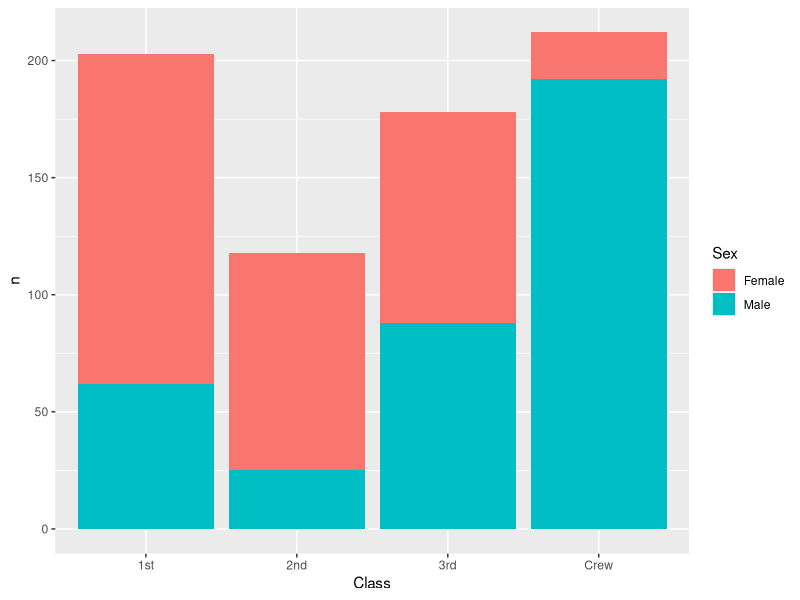
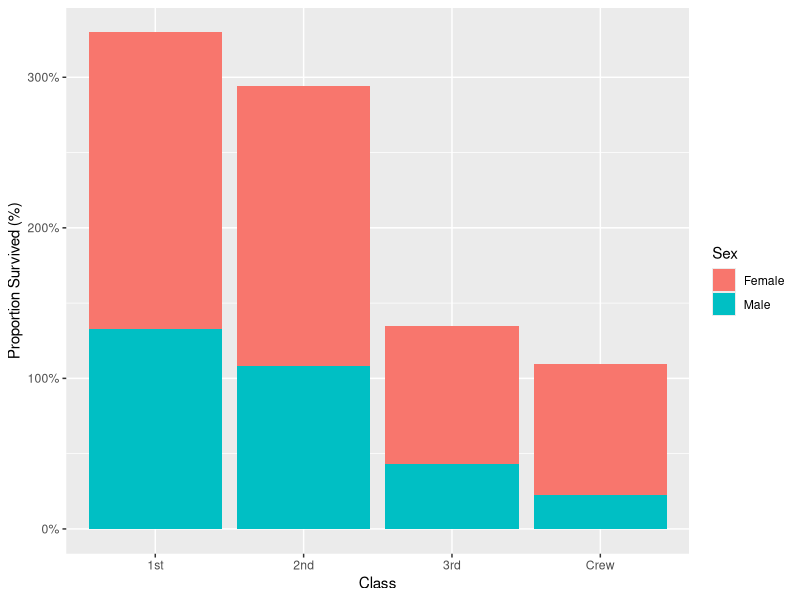
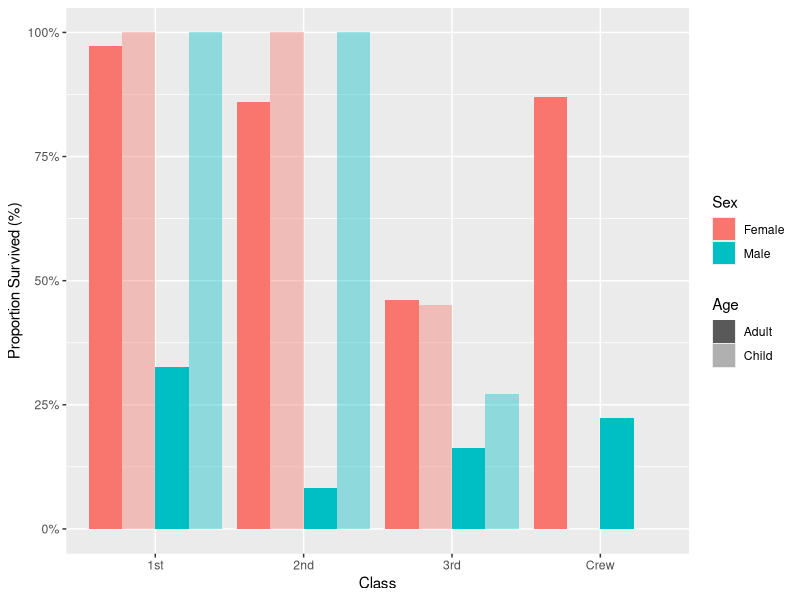

These figures' R source, in order:
## ---- chunk 1
library(tidyverse)

df_titanic <- as_tibble(Titanic)
## ---- chunk 2
## TASK: Perform a `glimpse` of df_titanic
glimpse(df_titanic)
head(df_titanic)
## ---- chunk 3
## NOTE: No need to edit! We'll cover how to
## do this calculation in a later exercise.
df_titanic %>% summarize(total = sum(n))
## ---- chunk 4
## TASK: Visualize counts against `Class` and `Sex`
df_titanic %>%
  filter(Survived == "Yes") %>%
  ggplot(aes(Class, n, fill = Sex)) +
  geom_col(position = "stack")
## ---- chunk 5
## NOTE: No need to edit! We'll cover how to
## do this calculation in a later exercise.
df_prop <-
  df_titanic %>%
  group_by(Class, Sex, Age) %>%
  mutate(
    Total = sum(n),
    Prop = n / Total
  ) %>%
  ungroup()
df_prop
## ---- chunk 6
df_prop %>%
  filter(Survived == "Yes") %>%
  ggplot(aes(Class, Prop, fill = Sex)) +
  geom_col(position = "stack") +
  
  labs(y = "Proportion Survived (%)") +
  scale_y_continuous(labels = scales::label_percent())
## ---- chunk 7
df_prop %>%
  filter(Survived == "Yes") %>%
  ggplot(aes(Class, Prop, fill = Sex, alpha = Age)) +
  geom_col(position = "dodge") +
  
  scale_alpha_manual(values = c("Adult" = 1, "Child" = 0.4)) +
  labs(y = "Proportion Survived (%)") +
  scale_y_continuous(labels = scales::label_percent())
